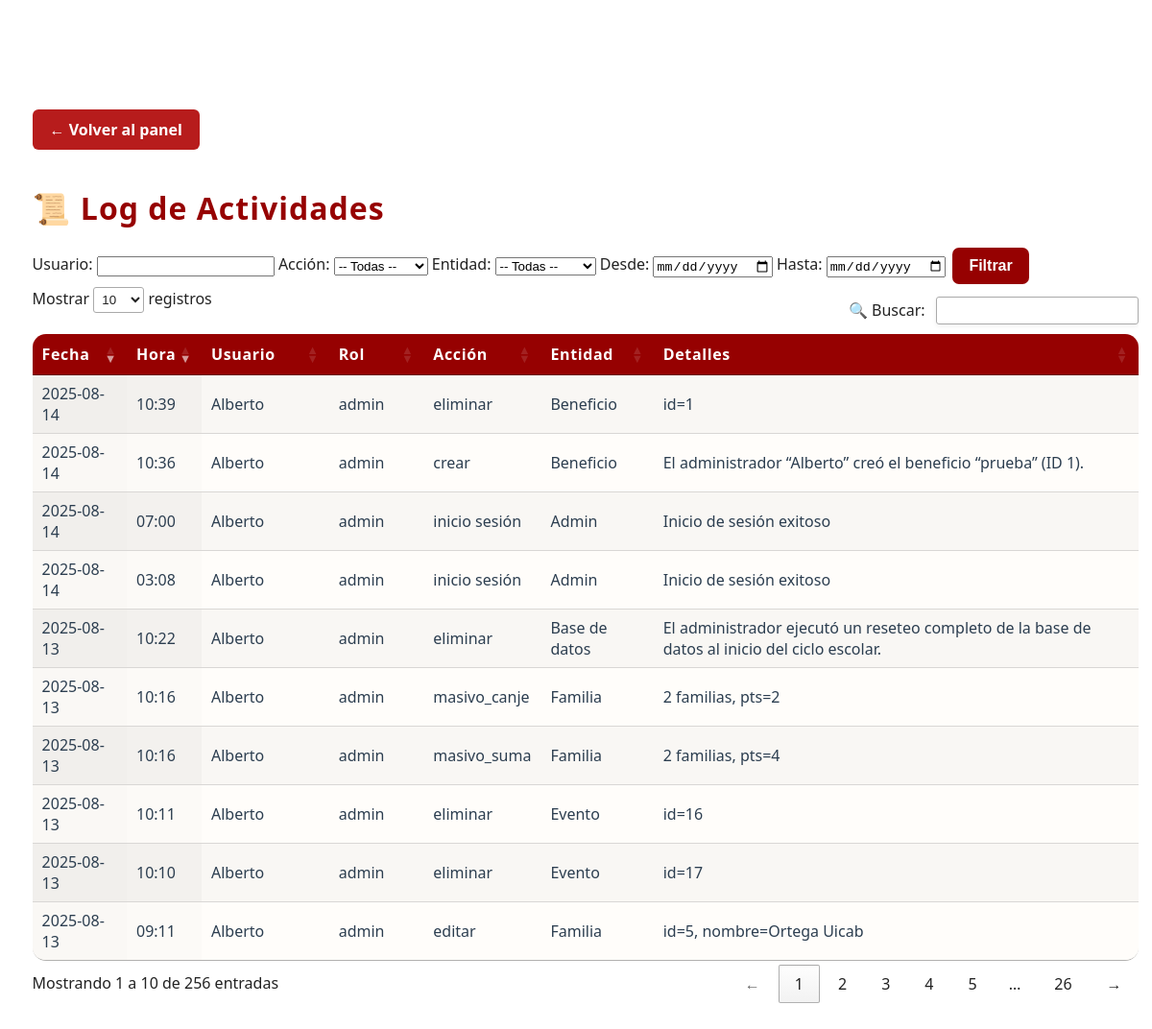
Before: /admin/log (signed in) with the older database file.
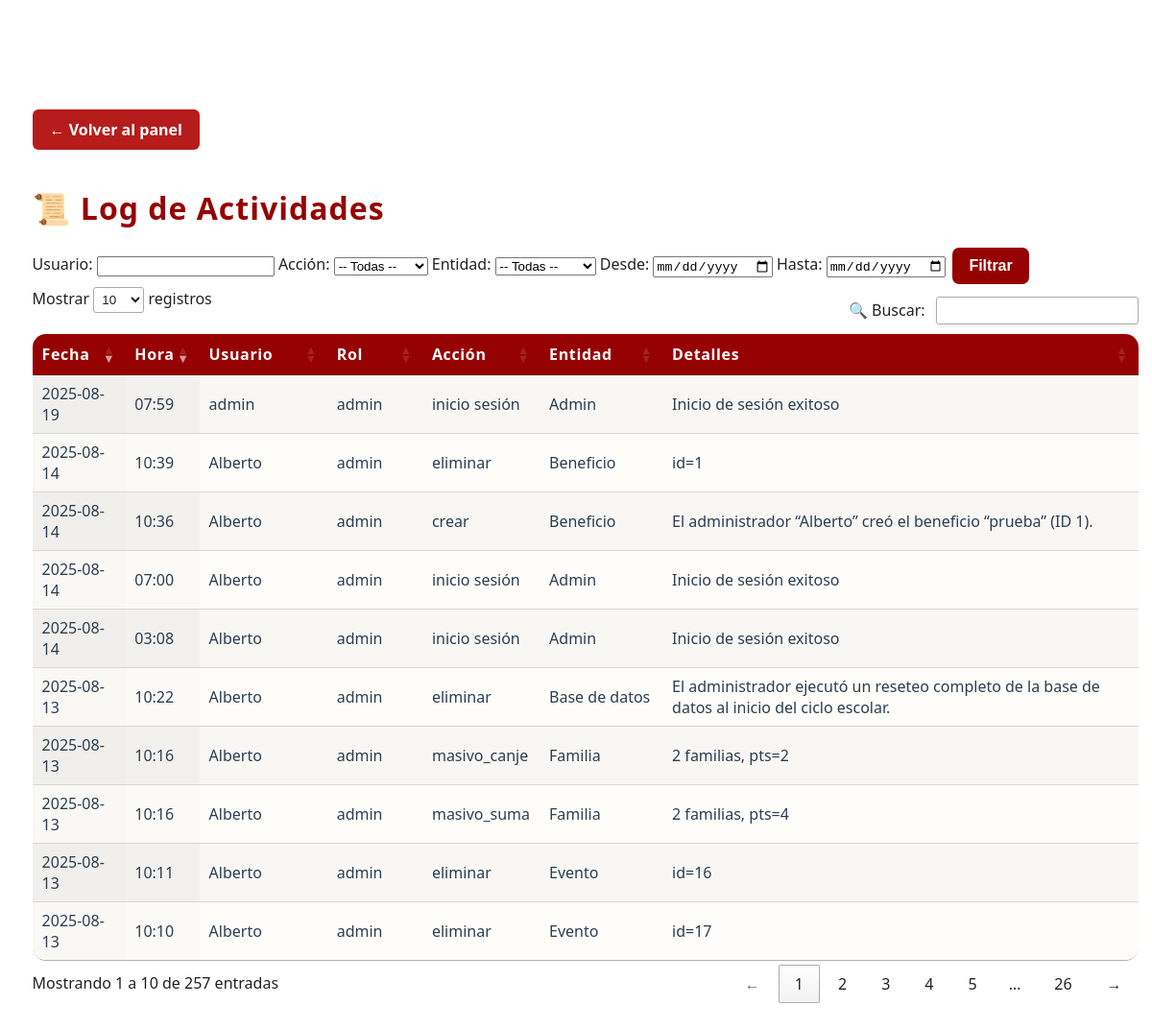
After: the same page with the newer database file.
### app/models.py (models this page shows, shortened)
class LogEntry(db.Model):
    __tablename__ = 'log_entries'
    id = db.Column(db.Integer, primary_key=True)
    timestamp = db.Column(
        db.DateTime,
        default=lambda: datetime.now(pytz.timezone('America/Merida')).replace(tzinfo=None),
        nullable=False
    )
    user = db.Column(db.String(64), nullable=False)
    role = db.Column(db.String(32), nullable=False)
    action = db.Column(db.String(32), nullable=False)   # e.g. 'crear', 'editar', 'eliminar', 'login'
    entity = db.Column(db.String(32), nullable=False)   # e.g. 'Familia', 'EventoQR', 'Admin'
    details = db.Column(db.Text, nullable=True)         # Descripción detallada

### app/routes.py (the view)
@app.route("/admin/log")
@login_requerido_admin
def log():
    usuario     = request.args.get("usuario", "")
    accion      = request.args.get("accion", "")
    entidad     = request.args.get("entidad", "")
    fecha_desde = request.args.get("desde", "")
    fecha_hasta = request.args.get("hasta", "")
    q = LogEntry.query
    if usuario:
        q = q.filter(LogEntry.user.ilike(f"%{usuario}%"))
    if accion:
        q = q.filter(LogEntry.action == accion)
    if entidad:
        q = q.filter(LogEntry.entity == entidad)
    if fecha_desde:
        dt = datetime.strptime(fecha_desde, "%Y-%m-%d")
        q = q.filter(LogEntry.timestamp >= dt)
    if fecha_hasta:
        dt = datetime.strptime(fecha_hasta, "%Y-%m-%d") + timedelta(hours=23, minutes=59, seconds=59)
        q = q.filter(LogEntry.timestamp <= dt)
    entries = q.order_by(LogEntry.timestamp.desc()).all()
    local_tz = pytz.timezone("America/Mexico_City")
    for e in entries:
        e.local_ts = e.timestamp.replace(tzinfo=pytz.utc).astimezone(local_tz)
    return render_template("log.html", entries=entries)

### app/__init__.py (called while the page is built)
@app.before_request
def mantener_sesion_activa():
    session.permanent = True

@app.template_filter('localtime')
def localtime_filter(utc_dt):
    if utc_dt is None:
        return ''
    local_tz = pytz.timezone('America/Mexico_City')
    if utc_dt.tzinfo is None:
        utc_dt = pytz.utc.localize(utc_dt)
    return utc_dt.astimezone(local_tz).strftime('%Y-%m-%d %H:%M')

### app/routes.py (called while the page is built, shortened)
def login_requerido_admin(f):
    @wraps(f)
    def decorada(*args, **kwargs):
        if "admin_id" not in session:
            return redirect(url_for("login"))
        return f(*args, **kwargs)
    return decorada

@app.before_request
def refrescar_timeout():
    if "admin_id" in session:
        now = datetime.utcnow()
        last = session.get("last_activity", now)
        if hasattr(last, "tzinfo") and last.tzinfo is not None:
            last = last.astimezone(timezone.utc).replace(tzinfo=None)
        session["last_activity"] = now

### app/templates/log.html (shortened to what this page needs)
<!DOCTYPE html>
<html lang="es">
<head>
    <link rel="stylesheet" href="{{ url_for('static', filename='css/admin.css') }}">
    <link rel="stylesheet" href="https://cdn.datatables.net/1.13.6/css/jquery.dataTables.min.css">
</head>
<body>
    <div class="admin-contenedor">
        <a href="{{ url_for('panel_admin') }}" class="btn-volver" style="margin-bottom:1.1em; display:inline-block;">← Volver al panel</a>
        <h1 style="margin-bottom:0.5em;">📜 Log de Actividades</h1>
        <form method="GET" class="log-filter-form">
            <div class="log-filter-row">
                <label>Usuario:</label>
                <input type="text" name="usuario" value="{{ request.args.get('usuario','') }}">
                <label>Acción:</label>
                <select name="accion">
                    <option value="">-- Todas --</option>
                </select>
                <label>Entidad:</label>
                <select name="entidad">
                    <option value="">-- Todas --</option>
                </select>
                <label>Desde:</label>
                <input type="date" name="desde" value="{{ request.args.get('desde','') }}">
                <label>Hasta:</label>
                <input type="date" name="hasta" value="{{ request.args.get('hasta','') }}">
                <button type="submit" class="btn btn-primary">Filtrar</button>
            </div>
        </form>
        <div class="table-responsive">
            <table id="tabla-log" class="display stripe" style="width:100%;">
                <thead>
                    <tr>
                        <th>Fecha</th>
                        <th>Hora</th>
                        <th>Usuario</th>
                        <th>Rol</th>
                        <th>Acción</th>
                        <th>Entidad</th>
                        <th>Detalles</th>
                    </tr>
                </thead>
                <tbody>
                    {% for entry in entries %}
                        {% set local = entry.timestamp|localtime %}
                        <tr>
                            <td>{{ local[:10] }}</td>
                            <td>{{ local[11:] }}</td>
                            <td>{{ entry.user }}</td>
                            <td>{{ entry.role }}</td>
                            <td>{{ entry.action }}</td>
                            <td>{{ entry.entity }}</td>
                            <td>{{ entry.details }}</td>
                        </tr>
                    {% endfor %}
                </tbody>
            </table>
        </div>
    </div>
</body>
</html>

### app/static/css/admin.css (style rules this page uses)
:root { --rojo-principal: #ff0000d7; --rojo-profundo: #ffffff; --dorado: rgb(150, 1, 1);; --blanco: #fff; --fondo-crema: #fffdfa; --sombra-roja: #850f0f44; }
a.btn-volver, button.btn-volver { display: inline-block; margin: 20px 0; padding: 10px 18px; background-color: #b71c1c !important; color: white !important; border-radius: 6px; text-decoration: none; font-weight: bold; transition: background-color 0.3s ease, transform 0.1s ease; }
body { font-family: 'Segoe UI', Arial, sans-serif; background: radial-gradient(ellipse at center, var(--rojo-principal) 0%, var(--rojo-profundo) 100%); min-height: 100vh; margin: 0; color: #222; position: relative; }
.admin-contenedor { position: relative; z-index: 5; background: rgba(255,255,255,0.95); backdrop-filter: blur(10px); border-radius: 20px; box-shadow: 0 8px 32px 0 var(--sombra-roja), 0 2px 8px var(--dorado)33; width: 96%; max-width: 1600px; margin: 3.5rem auto 2rem; padding: 2.4rem 2.1rem 2.5rem; }
h1, h2, h3 { color: var(--dorado); font-weight: 700; margin-bottom: 0.8rem; letter-spacing: 1px; text-shadow: 1px 2px 0 var(--rojo-profundo)18; }
.table-responsive { overflow-x: auto; }
table { width: 100%; background: var(--fondo-crema); border-radius: 14px; box-shadow: 0 4px 12px var(--dorado)11; overflow: hidden; margin-top: 1.3em; }
th { background: var(--dorado); color: var(--rojo-profundo); font-weight: 700; letter-spacing: 0.04em; padding: 13px 8px; }
td { background: var(--fondo-crema); color: #2c3e50; padding: 13px 8px; }
button, .btn, .btn-primary { background-color: var(--dorado); color: var(--rojo-profundo); border: none; padding: 10px 17px; border-radius: 7px; cursor: pointer; font-size: 1rem; font-weight: bold; margin: 0.2em; box-shadow: 0 2px 8px var(--rojo-profundo)15; transition: background 0.19s, color 0.19s, transform 0.13s; }

Changed rows visible on the page:
no longer on this page (row unchanged): LogEntry: timestamp "2025-08-13", local "09:11", user "Alberto", role "admin", action "editar", entity "Familia", details "id=5, nombre=Ortega Uicab"
added LogEntry: timestamp "2025-08-19", local "07:59", user "admin", role "admin", action "inicio sesión", entity "Admin", details "Inicio de sesión exitoso"
Other visible differences:
text written by a page script: "Mostrar registros 🔍 Buscar: Mostrando 1 a 10 de 256 entradas ← 1 2 3 4 5 … 26 →" → "Mostrar registros 🔍 Buscar: Mostrando 1 a 10 de 257 entradas ← 1 2 3 4 5 … 26 →"
